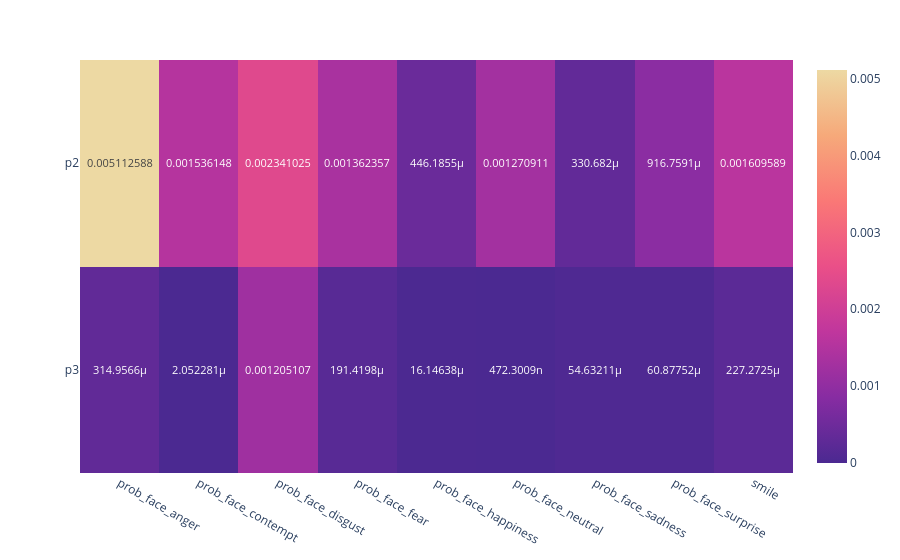

This figure's notebook cell:
### Code cell
fig_r

### Figure 1 — Plotly figure (JSON) as saved in the notebook; plotly's stock layout.template omitted (floating-point values rounded to 4 significant figures)
{"data": [{"coloraxis": "coloraxis", "hovertemplate": "x: %{x}<br>y: %{y}<br>color: %{z}<extra></extra>", "name": "0", "texttemplate": "%{z}", "type": "heatmap", "x": ["prob_face_anger", "prob_face_contempt", "prob_face_disgust", "prob_face_fear", "prob_face_happiness", "prob_face_neutral", "prob_face_sadness", "prob_face_surprise", "smile"], "xaxis": "x", "y": ["p2", "p3"], "yaxis": "y", "z": [[0.005113, 0.001536, 0.002341, 0.001362, 0.0004462, 0.001271, 0.0003307, 0.0009168, 0.00161], [0.000315, 2.052e-06, 0.001205, 0.0001914, 1.615e-05, 4.723e-07, 5.463e-05, 6.088e-05, 0.0002273]]}], "layout": {"coloraxis": {"colorscale": [[0, "rgb(75, 41, 145)"], [0.1667, "rgb(135, 44, 162)"], [0.3333, "rgb(192, 54, 157)"], [0.5, "rgb(234, 79, 136)"], [0.6667, "rgb(250, 120, 118)"], [0.8333, "rgb(246, 169, 122)"], [1, "rgb(237, 217, 163)"]]}, "margin": {"t": 60}, "xaxis": {"anchor": "y", "domain": [0, 1]}, "yaxis": {"anchor": "x", "autorange": "reversed", "domain": [0, 1]}}}
